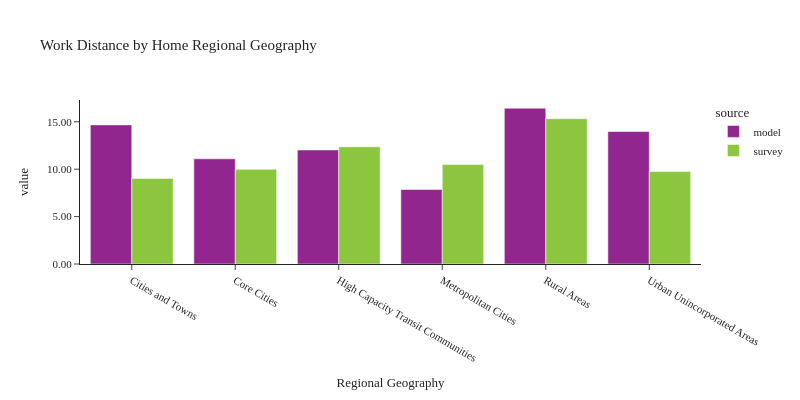

The cell this chart's notebook holds for it:
### Code cell
plot_work_location(df_workers, 'rg_proposed_home', 'Home Regional Geography', 'Regional Geography')

### Figure 1 — Plotly figure (JSON) as saved in the notebook; plotly's stock layout.template omitted (floating-point values rounded to 4 significant figures)
{"data": [{"alignmentgroup": "True", "customdata": [[190797], [502183], [473478], [723354], [252899], [80348]], "hovertemplate": "source=model<br>rg_proposed_home=%{x}<br>value=%{y}<br>sample count=%{customdata[0]}<extra></extra>", "legendgroup": "model", "marker": {"color": "#91268F", "pattern": {"shape": ""}}, "name": "model", "offsetgroup": "model", "orientation": "v", "showlegend": true, "textposition": "auto", "type": "bar", "x": ["Cities and Towns", "Core Cities", "High Capacity Transit Communities", "Metropolitan Cities", "Rural Areas", "Urban Unincorporated Areas"], "xaxis": "x", "y": [14.67, 11.09, 12.03, 7.86, 16.43, 13.97], "yaxis": "y"}, {"alignmentgroup": "True", "customdata": [[302], [638], [497], [859], [429], [98]], "hovertemplate": "source=survey<br>rg_proposed_home=%{x}<br>value=%{y}<br>sample count=%{customdata[0]}<extra></extra>", "legendgroup": "survey", "marker": {"color": "#8CC63E", "pattern": {"shape": ""}}, "name": "survey", "offsetgroup": "survey", "orientation": "v", "showlegend": true, "textposition": "auto", "type": "bar", "x": ["Cities and Towns", "Core Cities", "High Capacity Transit Communities", "Metropolitan Cities", "Rural Areas", "Urban Unincorporated Areas"], "xaxis": "x", "y": [9.03, 9.995, 12.36, 10.49, 15.33, 9.755], "yaxis": "y"}], "layout": {"barmode": "group", "font": {"size": 11}, "height": 400, "legend": {"title": {"text": "source"}, "tracegroupgap": 0}, "title": {"text": "Work Distance by Home Regional Geography"}, "width": 800, "xaxis": {"anchor": "y", "domain": [0.0, 1.0], "title": {"text": "Regional Geography"}}, "yaxis": {"anchor": "x", "domain": [0.0, 1.0], "tickformat": ".2f", "title": {"text": "value"}}}}
